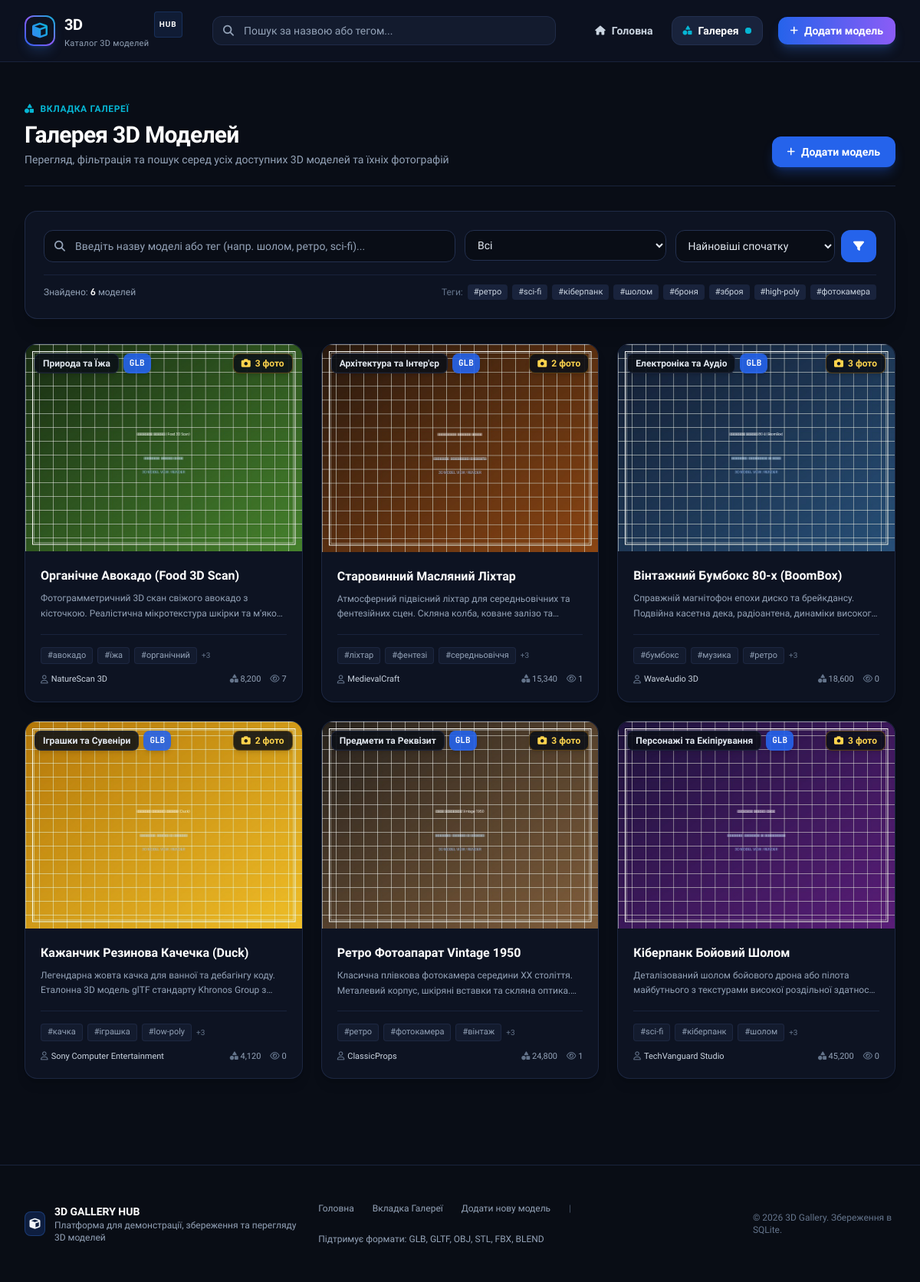
/gallery, run on an earlier commit of the app's database.
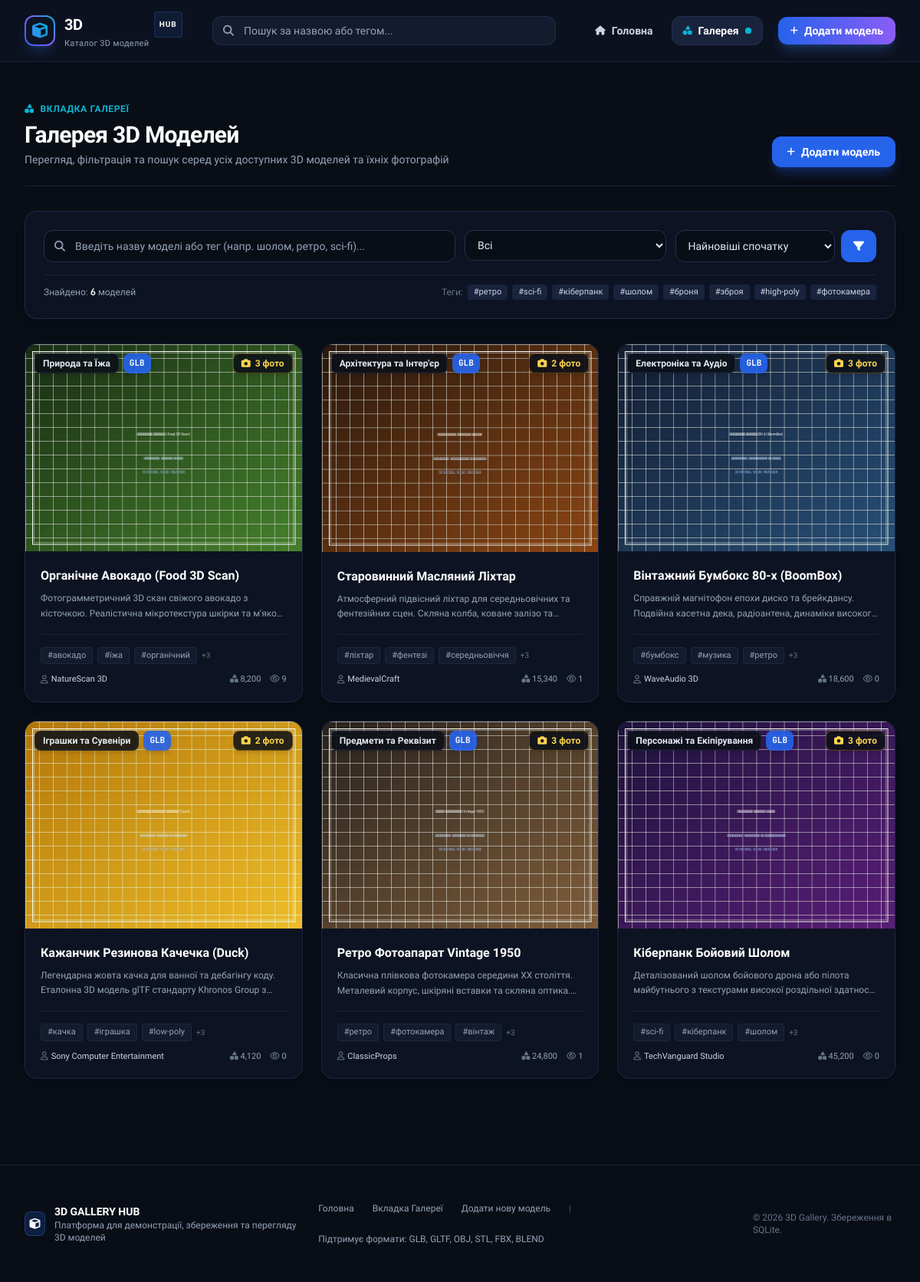
And on a later commit of the database.
### tables this page shows
CREATE TABLE models (
            id INTEGER PRIMARY KEY AUTOINCREMENT,
            title TEXT NOT NULL,
            description TEXT,
            category TEXT DEFAULT 'Загальне',
            tags TEXT,
            thumbnail TEXT,
            model_file TEXT,
            file_format TEXT,
            file_size INTEGER DEFAULT 0,
            poly_count TEXT,
            author TEXT DEFAULT 'Автор',
            views INTEGER DEFAULT 0,
            created_at TIMESTAMP DEFAULT CURRENT_TIMESTAMP,
            updated_at TIMESTAMP DEFAULT CURRENT_TIMESTAMP
        );

### app.py (the view)
@app.route('/gallery')
def gallery():
    search_query = request.args.get('q', '').strip()
    tag = request.args.get('tag', '').strip()
    category = request.args.get('category', '').strip()
    sort_by = request.args.get('sort', 'newest')
    models = database.get_all_models(
        search_query=search_query,
        tag=tag,
        category=category,
        sort_by=sort_by
    )
    popular_tags = database.get_all_tags()[:20]
    return render_template(
        'gallery.html',
        models=models,
        search_query=search_query,
        current_tag=tag,
        current_category=category,
        current_sort=sort_by,
        popular_tags=popular_tags,
        total_results=len(models)
    )

### templates/gallery.html (shortened to what this page needs)
{% extends 'base.html' %}
{% block content %}
<div class="max-w-7xl mx-auto px-4 sm:px-6 lg:px-8 py-8 space-y-8">
    <div class="flex flex-col md:flex-row md:items-end justify-between gap-4 border-b border-dark-800 pb-6">
        <div>
            <div class="inline-flex items-center gap-2 text-xs font-bold uppercase tracking-wider text-accent-cyan mb-2">
                <i class="fa-solid fa-shapes"></i> Вкладка Галереї
            </div>
            <h1 class="text-3xl font-extrabold text-white tracking-tight">
                Галерея 3D Моделей
            </h1>
            <p class="text-sm text-slate-400 mt-1">
                Перегляд, фільтрація та пошук серед усіх доступних 3D моделей та їхніх фотографій
            </p>
        </div>
        <a href="{{ url_for('add_model') }}" class="inline-flex items-center gap-2 px-5 py-2.5 rounded-xl bg-brand-600 hover:bg-brand-500 text-white font-bold text-sm shadow-lg shadow-brand-600/30 transition-all hover:scale-[1.02] self-start md:self-auto">
            <i class="fa-solid fa-plus text-xs"></i>
            <span>Додати модель</span>
        </a>
    </div>
    <div class="bg-dark-900 border border-dark-700/80 rounded-2xl p-4 sm:p-6 shadow-xl space-y-4">
        <form action="{{ url_for('gallery') }}" method="GET" class="grid grid-cols-1 md:grid-cols-12 gap-3">
            <div class="md:col-span-6 relative">
                <i class="fa-solid fa-magnifying-glass absolute left-3.5 top-1/2 -translate-y-1/2 text-slate-400 text-sm"></i>
                <input
                    type="text"
                    name="q"
                    id="gallery-search-input"
                    value="{{ search_query }}"
                    placeholder="Введіть назву моделі або тег (напр. шолом, ретро, sci-fi)..."
                    class="w-full pl-10 pr-10 py-2.5 bg-dark-950 border border-dark-700 rounded-xl text-sm text-white placeholder-slate-400 focus:outline-none focus:border-brand-500 focus:ring-2 focus:ring-brand-500/20"
                >
            </div>
            <div class="md:col-span-3">
                <select
                    name="category"
                    onchange="this.form.submit()"
                    class="w-full py-2.5 px-3 bg-dark-950 border border-dark-700 rounded-xl text-sm text-slate-200 focus:outline-none focus:border-brand-500 cursor-pointer"
                >
                    {% for cat in all_categories %}
                    <option value="{% if cat != 'Всі' %}{{ cat }}{% endif %}" {% if current_category == cat or (not current_category and cat == 'Всі') %}selected{% endif %}>
                        {{ cat }}
                    </option>
                    {% endfor %}
                </select>
            </div>
            <div class="md:col-span-3 flex gap-2">
                <select
                    name="sort"
                    onchange="this.form.submit()"
                    class="w-full py-2.5 px-3 bg-dark-950 border border-dark-700 rounded-xl text-sm text-slate-200 focus:outline-none focus:border-brand-500 cursor-pointer"
                >
                    <option value="newest" {% if current_sort == 'newest' %}selected{% endif %}>Найновіші спочатку</option>
                </select>
                <button type="submit" class="px-4 py-2.5 bg-brand-600 hover:bg-brand-500 text-white rounded-xl text-sm font-semibold transition-colors shrink-0">
                    <i class="fa-solid fa-filter"></i>
                </button>
            </div>
        </form>
        <div class="flex flex-wrap items-center justify-between gap-3 pt-3 border-t border-dark-800 text-xs">
            <div class="flex flex-wrap items-center gap-2">
                <span class="text-slate-400">Знайдено: <strong class="text-white font-mono">{{ total_results }}</strong> моделей</span>
            </div>
            <div class="flex flex-wrap items-center gap-1.5">
                <span class="text-slate-500">Теги:</span>
                {% for t, count in popular_tags[:8] %}
                <a href="{{ url_for('gallery', tag=t, category=current_category) }}"
                   class="px-2 py-0.5 rounded text-[11px] {% if current_tag == t %}bg-accent-cyan text-dark-950 font-bold{% else %}bg-dark-800 text-slate-300 hover:text-white hover:bg-dark-700{% endif %} transition-colors">
                    #{{ t }}
                </a>
                {% endfor %}
            </div>
        </div>
    </div>
    {% if models %}
    <div class="grid grid-cols-1 sm:grid-cols-2 lg:grid-cols-3 gap-6">
        {% for model in models %}
        <article class="group bg-dark-900 border border-dark-700/70 hover:border-brand-500/50 rounded-2xl overflow-hidden shadow-lg hover:shadow-brand-500/10 transition-all duration-300 flex flex-col">
            <div class="relative aspect-[4/3] bg-dark-950 overflow-hidden">
                {% if model.thumbnail %}
                <img
                    src="{{ url_for('static', filename=model.thumbnail.replace('static/', '')) }}"
                    alt="{{ model.title }}"
                    class="w-full h-full object-cover group-hover:scale-105 transition-transform duration-500"
                    loading="lazy"
                >
                {% else %}
                <div class="w-full h-full flex flex-col items-center justify-center text-slate-500 bg-dark-900">
                    <i class="fa-solid fa-cube text-4xl mb-2"></i>
                    <span class="text-xs">Без обкладинки</span>
                </div>
                {% endif %}
                <div class="absolute top-3 left-3 flex flex-wrap gap-1.5">
                    <span class="px-2.5 py-1 rounded-lg text-xs font-semibold bg-dark-950/85 backdrop-blur-md text-slate-200 border border-dark-700/60 shadow-md">
                        {{ model.category }}
                    </span>
                    {% if model.file_format %}
                    <span class="px-2 py-1 rounded-lg text-[11px] font-mono font-bold bg-brand-600/90 text-white shadow-md">
                        {{ model.file_format }}
                    </span>
                    {% endif %}
                </div>
                <div class="absolute top-3 right-3 flex items-center gap-1.5 px-2.5 py-1 rounded-lg text-xs font-semibold bg-dark-950/85 backdrop-blur-md text-amber-300 border border-amber-500/30 shadow-md">
                    <i class="fa-solid fa-camera"></i>
                    <span>{{ model.photo_count }} фото</span>
                </div>
            </div>
            <div class="p-5 flex-1 flex flex-col justify-between">
                <div>
                    <h3 class="text-base font-bold text-white group-hover:text-brand-400 transition-colors line-clamp-1">
                        <a href="{{ url_for('model_detail', model_id=model.id) }}">
                            {{ model.title }}
                        </a>
                    </h3>
                    <p class="mt-2 text-xs text-slate-400 line-clamp-2 leading-relaxed">
                        {{ model.description or 'Опис відсутній.' }}
                    </p>
                </div>
                <div class="mt-4 pt-4 border-t border-dark-800">
                    {% if model.tags %}
                    <div class="flex flex-wrap gap-1.5 mb-3">
                        {% for tag in model.tags.split(',')[:3] %}
                        <a href="{{ url_for('gallery', tag=tag.strip(), category=current_category) }}" class="text-[11px] text-slate-400 hover:text-brand-300 bg-dark-850 hover:bg-dark-800 px-2 py-0.5 rounded border border-dark-700/60 transition-colors">
                            #{{ tag.strip() }}
                        </a>
                        {% endfor %}
                        {% if model.tags.split(',')|length > 3 %}
                        <span class="text-[10px] text-slate-500 self-center">+{{ model.tags.split(',')|length - 3 }}</span>
                        {% endif %}
                    </div>
                    {% endif %}
                    <div class="flex items-center justify-between text-[11px] text-slate-400">
                        <span class="flex items-center gap-1 text-slate-300 font-medium">
                            <i class="fa-regular fa-user text-slate-500"></i> {{ model.author }}
                        </span>
                        <div class="flex items-center gap-3">
                            <span><i class="fa-solid fa-shapes text-slate-500"></i> {{ model.poly_count or 'N/A' }}</span>
                            <span><i class="fa-regular fa-eye text-slate-500"></i> {{ model.views }}</span>
                        </div>
                    </div>
                </div>
            </div>
        </article>
        {% endfor %}
    </div>
    {% endif %}
</div>
{% endblock %}

### templates/base.html (shortened to what this page needs)
<!DOCTYPE html>
<html lang="uk" class="dark">
<head>
    <script src="https://cdn.tailwindcss.com"></script>
    <link rel="stylesheet" href="https://cdnjs.cloudflare.com/ajax/libs/font-awesome/6.5.1/css/all.min.css">
    <link rel="stylesheet" href="{{ url_for('static', filename='css/style.css') }}">
</head>
<body class="bg-dark-950 text-slate-100 min-h-screen flex flex-col font-sans antialiased selection:bg-brand-500 selection:text-white">
    <header class="sticky top-0 z-50 backdrop-blur-md bg-dark-900/85 border-b border-dark-700/60 transition-all duration-200">
        <div class="max-w-7xl mx-auto px-4 sm:px-6 lg:px-8">
            <div class="flex items-center justify-between h-16 sm:h-20 gap-4">
                <a href="{{ url_for('index') }}" class="flex items-center gap-3 group shrink-0">
                    <div class="w-10 h-10 rounded-xl bg-gradient-to-tr from-brand-600 via-accent-purple to-accent-cyan p-0.5 shadow-lg shadow-brand-500/20 group-hover:shadow-brand-500/40 transition-all duration-300">
                        <div class="w-full h-full bg-dark-900 rounded-[10px] flex items-center justify-center">
                            <i class="fa-solid fa-cube text-transparent bg-clip-text bg-gradient-to-tr from-brand-500 to-accent-cyan text-xl group-hover:scale-110 transition-transform"></i>
                        </div>
                    </div>
                    <div class="flex flex-col">
                        <span class="font-extrabold text-xl tracking-tight text-white flex items-center gap-1.5">
                            3D<span class="text-transparent bg-clip-text bg-gradient-to-r from-brand-400 to-accent-cyan">GALLERY</span>
                            <span class="text-[10px] uppercase font-bold tracking-widest px-1.5 py-0.5 rounded bg-brand-500/10 text-brand-400 border border-brand-500/20">Hub</span>
                        </span>
                        <span class="text-[11px] text-slate-400 font-medium tracking-wide">Каталог 3D моделей</span>
                    </div>
                </a>
                <div class="hidden md:flex flex-1 max-w-md mx-4 relative" id="header-search-container">
                    <form action="{{ url_for('gallery') }}" method="GET" class="w-full relative">
                        <div class="relative flex items-center">
                            <input
                                type="text"
                                name="q"
                                id="header-search-input"
                                placeholder="Пошук за назвою або тегом..."
                                value="{{ request.args.get('q', '') }}"
                                autocomplete="off"
                                class="w-full pl-10 pr-10 py-2 text-sm bg-dark-850 border border-dark-700/80 rounded-xl text-slate-200 placeholder-slate-400 focus:outline-none focus:border-brand-500 focus:ring-2 focus:ring-brand-500/20 transition-all"
                            >
                        </div>
                    </form>
                </div>
                <nav class="flex items-center gap-2 sm:gap-3">
                    <a href="{{ url_for('index') }}"
                       class="px-3 py-2 rounded-xl text-sm font-semibold transition-colors flex items-center gap-2 {% if request.endpoint == 'index' %}text-white bg-dark-800 border border-dark-700{% else %}text-slate-300 hover:text-white hover:bg-dark-850{% endif %}">
                        <i class="fa-solid fa-house text-xs text-brand-400"></i>
                        <span class="hidden sm:inline">Головна</span>
                    </a>
                    <a href="{{ url_for('gallery') }}"
                       class="px-3.5 py-2 rounded-xl text-sm font-semibold transition-colors flex items-center gap-2 relative {% if request.endpoint == 'gallery' %}text-white bg-dark-800 border border-dark-700{% else %}text-slate-300 hover:text-white hover:bg-dark-850{% endif %}">
                        <i class="fa-solid fa-shapes text-xs text-accent-cyan"></i>
                        <span>Галерея</span>
                        <span class="flex h-2 w-2 relative">
                            <span class="relative inline-flex rounded-full h-2 w-2 bg-accent-cyan"></span>
                        </span>
                    </a>
                    <a href="{{ url_for('add_model') }}"
                       class="ml-1 sm:ml-2 px-4 py-2 rounded-xl text-sm font-bold bg-gradient-to-r from-brand-600 to-accent-purple hover:from-brand-500 hover:to-accent-purple text-white shadow-lg shadow-brand-500/25 hover:shadow-brand-500/40 hover:scale-[1.02] active:scale-[0.98] transition-all flex items-center gap-2">
                        <i class="fa-solid fa-plus text-xs"></i>
                        <span>Додати модель</span>
                    </a>
                </nav>
            </div>
        </div>
    </header>
    <div class="max-w-7xl mx-auto px-4 sm:px-6 lg:px-8 pt-4 w-full">
    </div>
    <main class="flex-grow">
        {% block content %}{% endblock %}
    </main>
    <footer class="mt-20 border-t border-dark-800 bg-dark-950/80 py-12">
        <div class="max-w-7xl mx-auto px-4 sm:px-6 lg:px-8">
            <div class="flex flex-col md:flex-row items-center justify-between gap-6">
                <div class="flex items-center gap-3">
                    <div class="w-8 h-8 rounded-lg bg-brand-600/20 border border-brand-500/30 flex items-center justify-center">
                        <i class="fa-solid fa-cube text-brand-400 text-sm"></i>
                    </div>
                    <div>
                        <p class="text-sm font-bold text-white">3D GALLERY HUB</p>
                        <p class="text-xs text-slate-400">Платформа для демонстрації, збереження та перегляду 3D моделей</p>
                    </div>
                </div>
                <div class="flex flex-wrap items-center gap-6 text-xs text-slate-400">
                    <a href="{{ url_for('index') }}" class="hover:text-white transition-colors">Головна</a>
                    <a href="{{ url_for('gallery') }}" class="hover:text-white transition-colors">Вкладка Галереї</a>
                    <a href="{{ url_for('add_model') }}" class="hover:text-white transition-colors">Додати нову модель</a>
                    <span class="text-slate-600">|</span>
                    <span class="text-slate-400">Підтримує формати: GLB, GLTF, OBJ, STL, FBX, BLEND</span>
                </div>
                <div class="text-xs text-slate-500">
                    &copy; {{ current_year }} 3D Gallery. Збереження в SQLite.
                </div>
            </div>
        </div>
    </footer>
</body>
</html>

What changed in the data, as far as the page shows it:
changed models "Органічне Авокадо (Food 3D Scan)": views "7" → "9"
